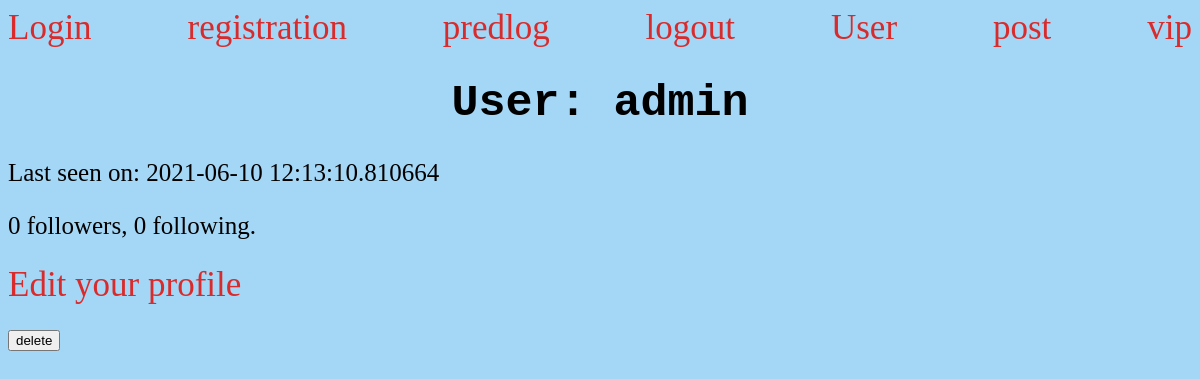
The page /user/admin (signed in) on the database as committed earlier.
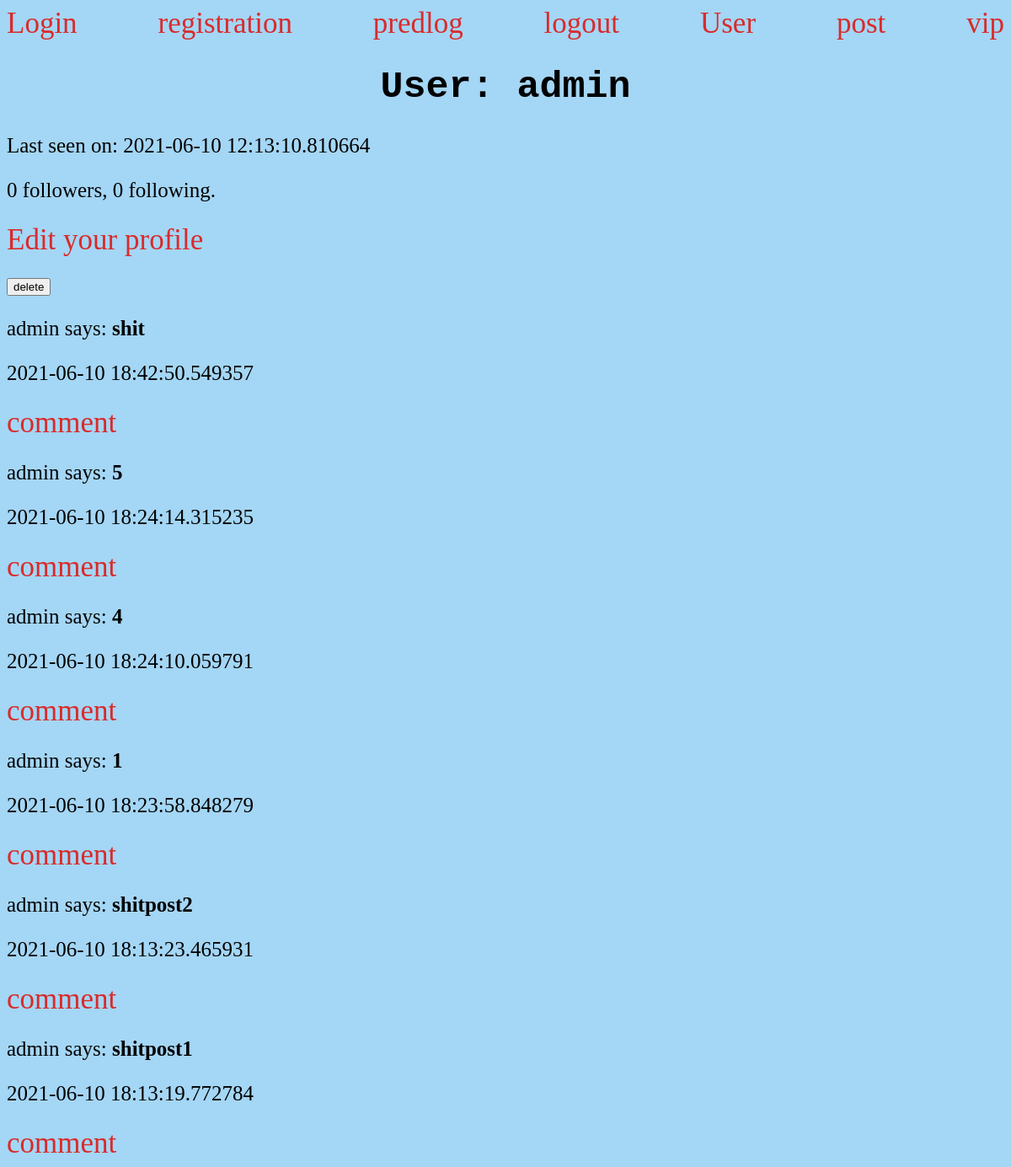
The same page on the database as committed later.
### app/models.py (models this page shows, shortened)
class Post(db.Model):
    id = db.Column(db.Integer, primary_key=True)
    body = db.Column(db.String(140))
    author = db.Column(db.String(140))
    timestamp = db.Column(db.DateTime, index=True, default=datetime.utcnow)
    user_id = db.Column(db.Integer, db.ForeignKey('user.id'))

### app/routes.py (the view, shortened to what this page needs)
@app.route('/user/<username>', methods=['GET','POST'])
@login_required
def user(username):
    delete = deleteForm()
    form=PostForm()
    user=User.query.filter_by(username=username).first_or_404()
    posts = Post.query.order_by(Post.timestamp.desc()).all()
    comments = comm.query.all()
    current_user.body = form.post.data
    return render_template('user.html',user=user,posts=posts,PostForm=PostForm,form=form,delete=delete)

### app/forms.py
class deleteForm(FlaskForm):
    submit = SubmitField('delete')

class PostForm(FlaskForm):
    post = TextAreaField('Post')
    submit = SubmitField('submit')

### app/models.py (called while the page is built)
@login.user_loader
def load_user(id):
    return User.query.get(int(id))

### app/templates/user.html (shortened to what this page needs)
<link rel="stylesheet" type="text/css" href="{{ url_for('static', filename='css/style.css') }}" />
{% block content %}
<link rel="stylesheet" type="text/css" href="{{ url_for('static', filename='css/style.css') }}" />
<div class="header">
    <a href="{{ url_for('login') }}">Login</a>
    <a href="{{ url_for('registration') }} ">registration</a>
    <a href="{{ url_for('predlog') }}"> predlog</a>
    <a href="{{ url_for('logout')}}">logout</a>
    <a href="{{ url_for('user', username=current_user.username)}}">User</a>
    <a href="{{ url_for('post') }}">post</a>
    <a href="{{ url_for('vip') }}">vip</a>
</div>
<h1> User: {{ user.username }}  </h1>
{% if user.last_seen %}<p>Last seen on: {{ user.last_seen }}</p>{% endif %}
<p>{{ user.followers.count() }} followers, {{ user.followed.count() }} following.</p>
{% if user == current_user %}
<p><a href="{{ url_for('edit_profile') }}">Edit your profile</a></p>
{% elif not current_user.is_following(user) %}
<p><a href="{{ url_for('follow', username=user.username) }}">Follow</a></p>
<p><a href="{{ url_for('unfollow', username=user.username) }}">Unfollow</a></p>
{% endif %}
{% if 'admin' == current_user.username %}
<form action="" method="POST" novalidate>
    <p>
        {{ delete.submit() }}
    </p>
</form>
{% endif %}
{% for post in posts %}
{% if post.author == user.username %}
<p>
{{ post.author }} says: <b>{{ post.body }}</b>
</p>
<p>
    {{ post.timestamp }}
</p>
<a href="{{ url_for('comments', id= post.id  ) }}">comment</a>
{% endif %}
{% endfor %}
{% endblock %}

Rows that differ between the two databases and show on the page:
added Post: author "admin", body "shit", timestamp "2021-06-10 18:42:50.549357"
added Post: author "admin", body "5", timestamp "2021-06-10 18:24:14.315235"
added Post: author "admin", body "4", timestamp "2021-06-10 18:24:10.059791"
added Post: author "admin", body "1", timestamp "2021-06-10 18:23:58.848279"
added Post: author "admin", body "shitpost2", timestamp "2021-06-10 18:13:23.465931"
added Post: author "admin", body "shitpost1", timestamp "2021-06-10 18:13:19.772784"
